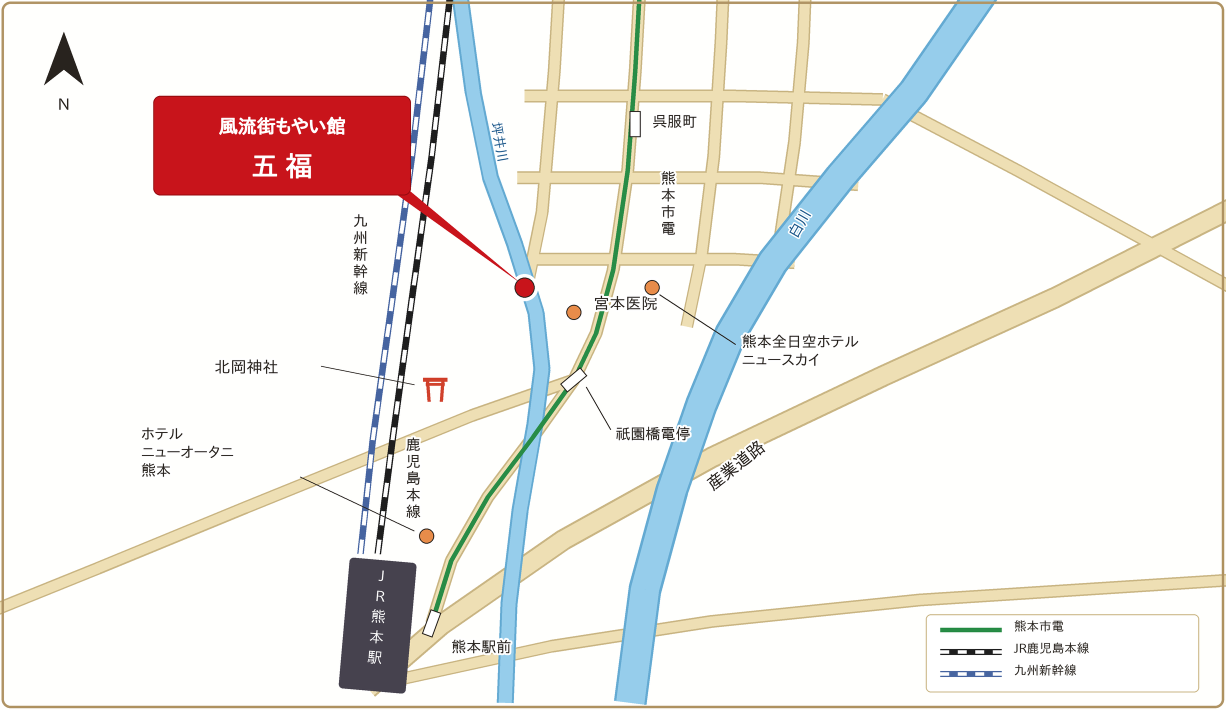
#> input picture pdf-polish/master_map.png, 2452 x 1420 px (shown at 1/2 size); its folder holds only this picture in this run
$ python -i enhance.py   (imports and definitions only)
#> lines starting #> are read from the running program, lines starting #| are printed output that depends on the picture; after the words box and inside, x2 and y2 are one past the last pixel; in counts of white or black regions, pixels touching at a corner belong together
#!/usr/bin/env python3
"""Scan enhancement pipeline for the Gofuku brochure PDFs.

Steps per page:
  1. Edge cleanup   - crop scanner shadow strips at the page borders
  2. Descreen       - light gaussian to kill halftone moire
  3. Denoise        - chroma-only smoothing to remove JPEG/scan color noise
  4. Levels         - per-channel white/black point so paper reads white
  5. Saturation     - mild boost to recover the flat scanned colors
  6. Unsharp mask   - restore text/photo edge crispness
"""
import cv2
import numpy as np
import os

SRC = "orig"
DST = "enh"
# [1 line not run here, left out]

EDGE_CROP = 14  # px trimmed on every side (scanner shadow)


def measure_skew(gray):
    """Median angle of long near-horizontal lines, in degrees."""
    edges = cv2.Canny(gray, 60, 160)
    lines = cv2.HoughLinesP(edges, 1, np.pi / 720, 200,
                            minLineLength=gray.shape[1] // 3, maxLineGap=8)
    if lines is None:
        return 0.0
    angs = []
    for x1, y1, x2, y2 in np.asarray(lines).reshape(-1, 4):
        a = np.degrees(np.arctan2(y2 - y1, x2 - x1))
        if abs(a) < 3:
            angs.append(a)
    if len(angs) < 5:
        return 0.0
    return float(np.median(angs))


def enhance(path_in, path_out):
#> called with path_in = '../master_map.png', path_out = 'out.png'
    img = cv2.imread(path_in)
#> img is the input picture: shape (1420, 2452, 3); mean B, G, R 232.5, 236.4, 240.4
    h, w = img.shape[:2]
#> h = 1420; w = 2452

    # 1. edge cleanup
    img = img[EDGE_CROP:h - EDGE_CROP, EDGE_CROP:w - EDGE_CROP]
#> img: shape (1392, 2424, 3)

    # deskew when measurable and small
    ang = measure_skew(cv2.cvtColor(img, cv2.COLOR_BGR2GRAY))
#> in measure_skew, `edges = cv2.Canny(gray, 60, 160)`:
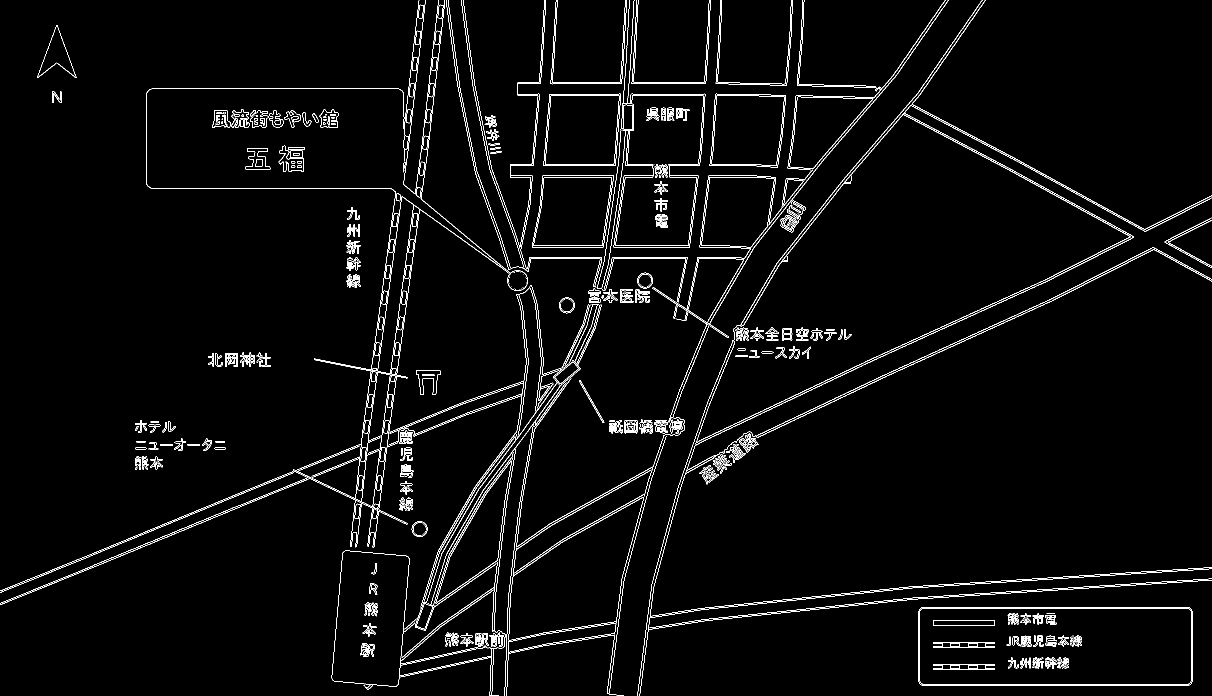
#> edges: shape (1392, 2424) (shown at 1/2 size); 2.7% white in thin lines or dots
#> in measure_skew, `edges = cv2.Canny(gray, 60, 160)`:
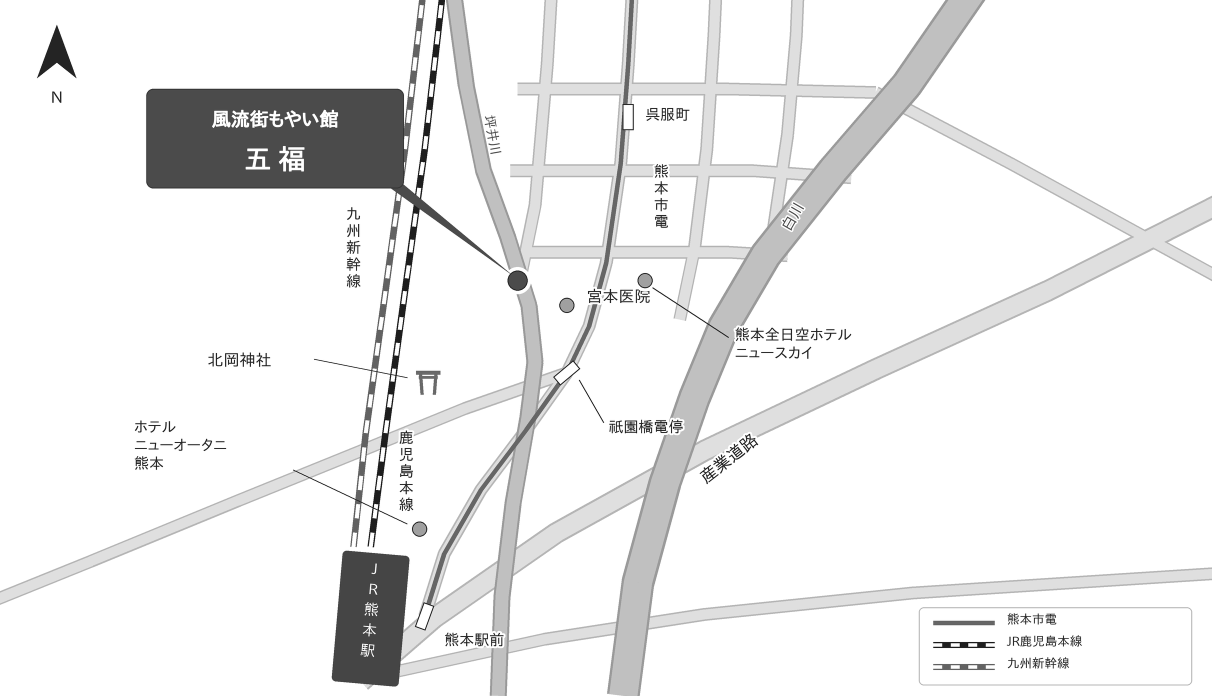
#> gray: shape (1392, 2424) (shown at 1/2 size); min 0, max 255, mean 238.1
#> in measure_skew, `lines = cv2.HoughLinesP(edges, 1, np.pi / 720, 200, minLineLength=gray..`: lines = [[4, 1208, 935, 828]]
#> the loop in measure_skew, `for x1, y1, x2, y2 in np.asarray(lines).reshape(-1, 4):` made 1 pass
#> (x1, y1, x2, y2, a) on pass 1: (4, 1208, 935, 828, -22.2)
#> after the loop in measure_skew, `for x1, y1, x2, y2 in np.asarray(lines).reshape(-1, 4):`: angs = []
#> ang = 0
    if 0.12 < abs(ang) < 1.5:
        M = cv2.getRotationMatrix2D((img.shape[1] / 2, img.shape[0] / 2), ang, 1.0)
        img = cv2.warpAffine(img, M, (img.shape[1], img.shape[0]),
                             flags=cv2.INTER_CUBIC, borderMode=cv2.BORDER_REPLICATE)

    # 2. descreen: gentle blur that averages the ~2px halftone rosette
    des = cv2.GaussianBlur(img, (0, 0), 1.1)

    # 3. chroma denoise (keep luma sharp)
    ycc = cv2.cvtColor(des, cv2.COLOR_BGR2YCrCb)
#> ycc: shape (1392, 2424, 3); mean of channels 0, 1, 2 238.1, 130, 125.7
    y, cr, cb = cv2.split(ycc)
    cr = cv2.medianBlur(cr, 5)
    cb = cv2.medianBlur(cb, 5)
    cr = cv2.GaussianBlur(cr, (0, 0), 2.0)
    cb = cv2.GaussianBlur(cb, (0, 0), 2.0)
    des = cv2.cvtColor(cv2.merge([y, cr, cb]), cv2.COLOR_YCrCb2BGR)

    # 4. levels: white point from bright paper pixels, conservative gains
    f = des.astype(np.float32)
    gray = cv2.cvtColor(des, cv2.COLOR_BGR2GRAY)
    bright = gray > 180
#> bright: shape (1392, 2424) bool; 93% white; 162 black regions (18 under 20 px), largest, box (x1, y1, x2, y2) and area: (292, 0, 1016, 1095) 121977, (663, 1101, 819, 1373) 35012, (829, 571, 1195, 1392) 13178
    out = np.empty_like(f)
    for c in range(3):
        ch = f[:, :, c]
        if bright.sum() > des.size * 0.01:
            wp = np.percentile(ch[bright], 97.0)
        else:
            wp = np.percentile(ch, 99.7)
        wp = max(wp, 205.0)                     # never stretch harder than x1.24
        bp = np.percentile(ch, 0.3)
        bp = min(bp, 18.0)
        out[:, :, c] = (ch - bp) * (255.0 / max(wp - bp, 1.0))
#> this loop made 3 passes
#> wp on passes 1 to 3: 254, 255, 255
#> pass 1, in enhance, `ch = f[:, :, c]`:
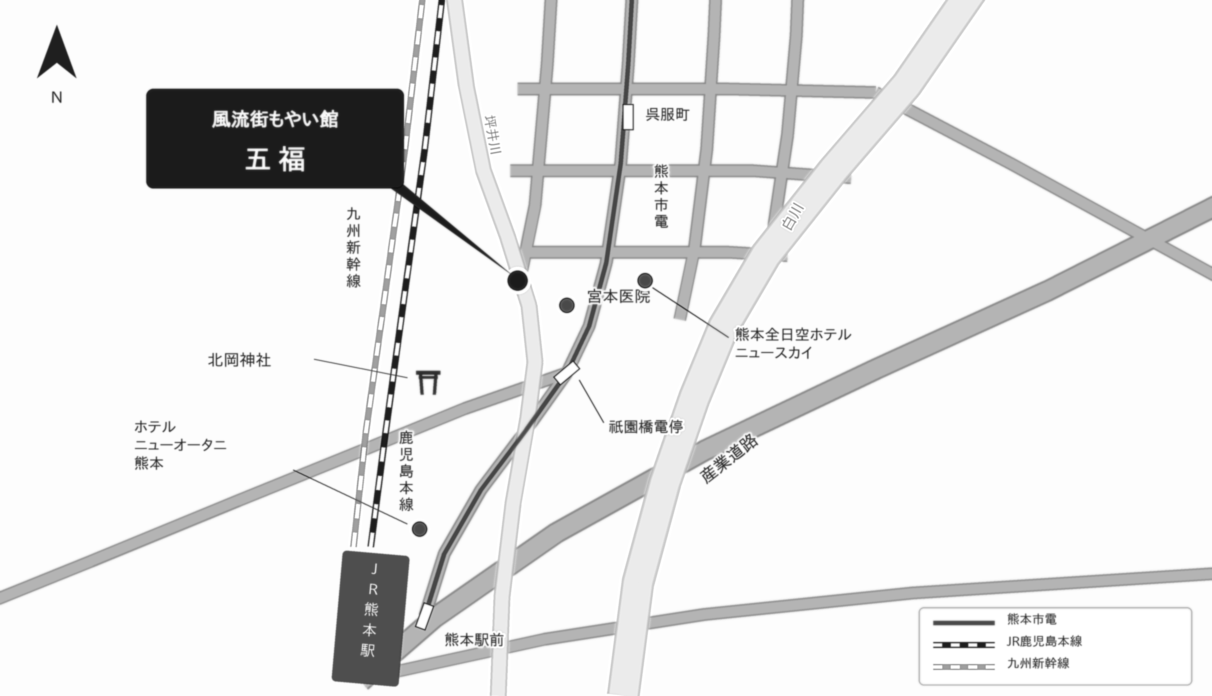
#> ch: shape (1392, 2424) float32 (shown at 1/2 size); min 15, max 255, mean 233.7
    out = np.clip(out, 0, 255).astype(np.uint8)

    # 5. mild saturation boost
    hsv = cv2.cvtColor(out, cv2.COLOR_BGR2HSV).astype(np.float32)
    hsv[:, :, 1] *= 1.10
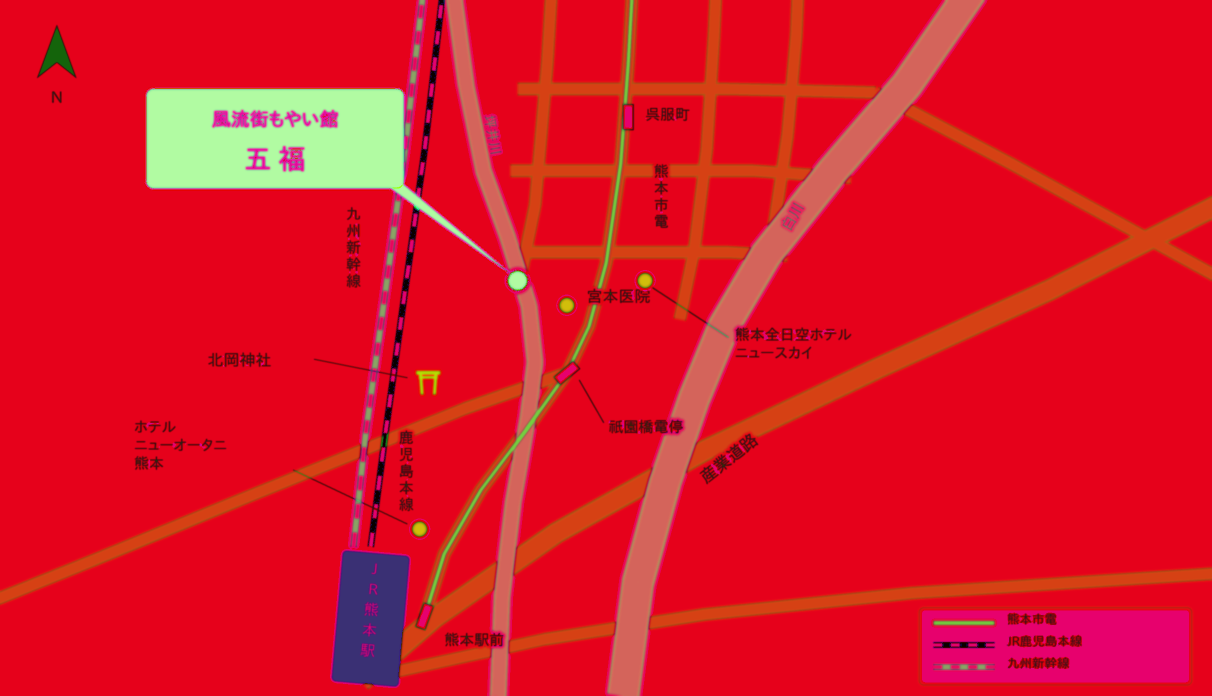
#> hsv: shape (1392, 2424, 3) float32 (shown at 1/2 size); mean B, G, R 42.8, 21.4, 245.4; drawn with min black and max white
    hsv[:, :, 1] = np.clip(hsv[:, :, 1], 0, 255)
    out = cv2.cvtColor(hsv.astype(np.uint8), cv2.COLOR_HSV2BGR)
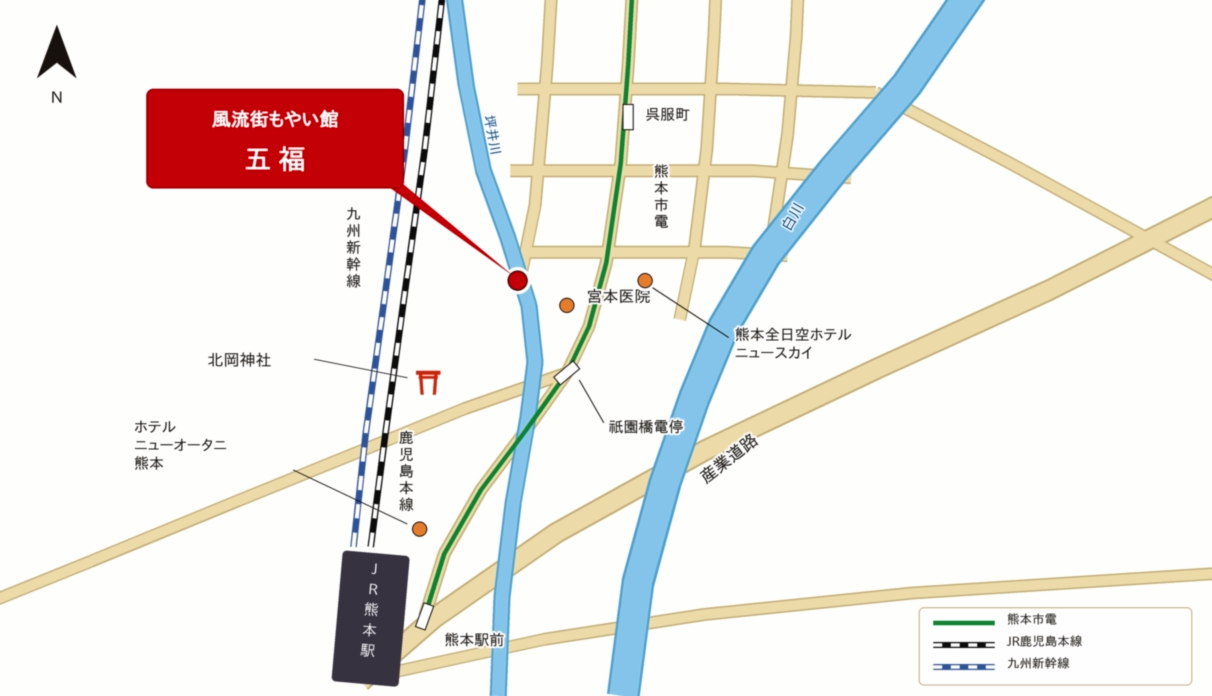
#> out: shape (1392, 2424, 3) (shown at 1/2 size); mean B, G, R 231.6, 234.4, 238.3

    # 6. unsharp mask
    blur = cv2.GaussianBlur(out, (0, 0), 2.2)
    out = cv2.addWeighted(out, 1.55, blur, -0.55, 0)

    cv2.imwrite(path_out, out, [cv2.IMWRITE_JPEG_QUALITY, 92])
    return ang


# [5 lines not run here, left out]

>>> result = enhance('../master_map.png', 'out.png')
#> result = 0
